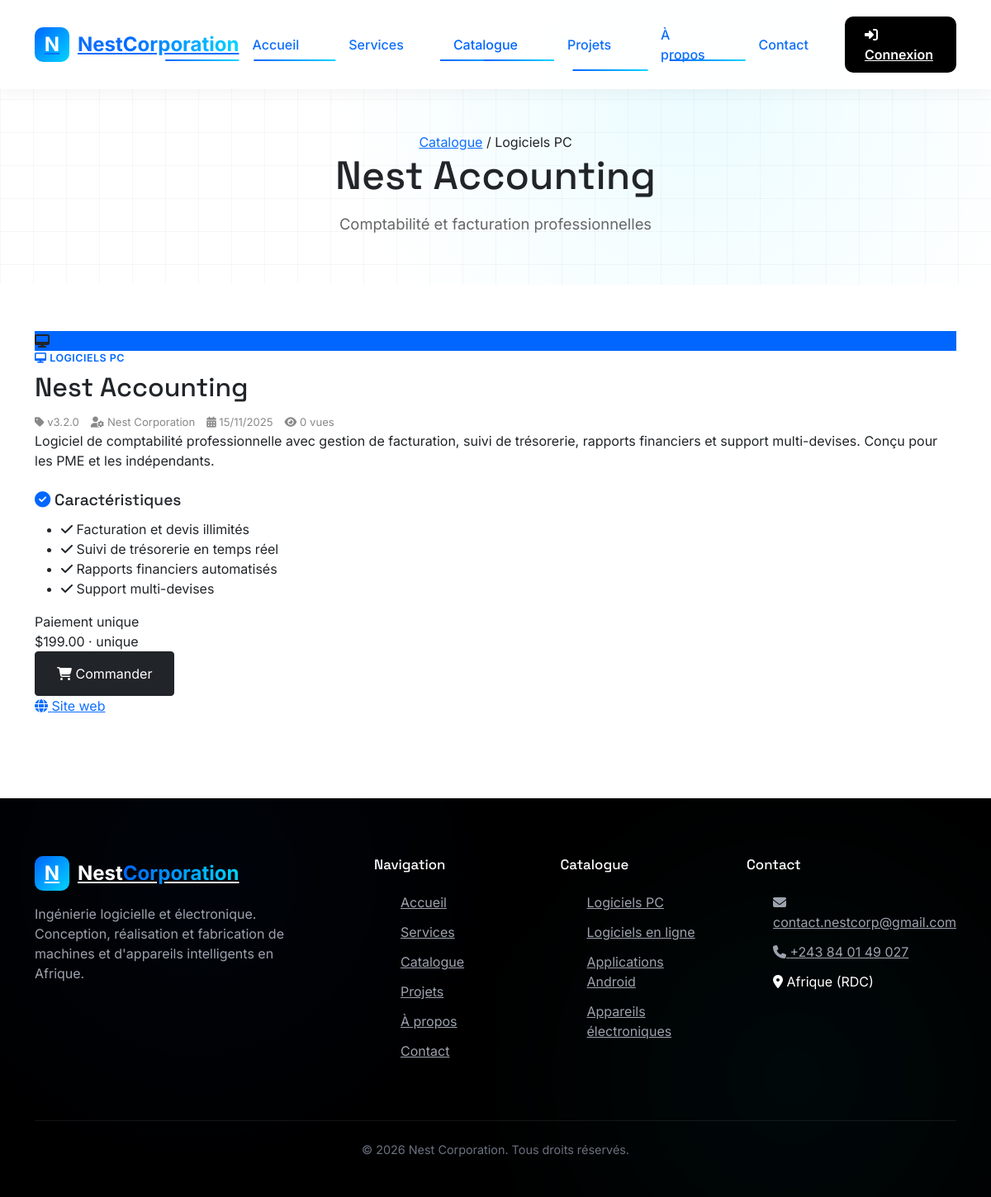
The page /index.php?page=product&id=1 on the database its author committed.
### tables this page shows
CREATE TABLE `products` (
    `id` INT AUTO_INCREMENT PRIMARY KEY,
    `name` VARCHAR(200) NOT NULL,
    `slug` VARCHAR(200) NOT NULL UNIQUE,
    `description` TEXT NOT NULL,
    `short_description` VARCHAR(300) DEFAULT NULL,

     
    `category_id` INT NOT NULL,

     
    `pricing_type` ENUM('free','one_time','subscription') NOT NULL DEFAULT 'one_time',
    `price` DECIMAL(10,2) NOT NULL DEFAULT 0.00,
    `subscription_period` ENUM('monthly','yearly') NULL,
    `trial_days` INT DEFAULT 0,

     
    `version` VARCHAR(50) DEFAULT '1.0.0',
    `developer` VARCHAR(100) DEFAULT 'Nest Corporation',

     
    `website_url` VARCHAR(255) DEFAULT NULL,
    `documentation_url` VARCHAR(255) DEFAULT NULL,
    `play_store_url` VARCHAR(255) DEFAULT NULL,
    `app_store_url` VARCHAR(255) DEFAULT NULL,

     
    `icon_path` VARCHAR(255) DEFAULT NULL,
    `image_path` VARCHAR(255) DEFAULT NULL,
    `file_path` VARCHAR(255) DEFAULT NULL,
    `file_size` BIGINT(20) DEFAULT 0,

     
    `parent_id` INT DEFAULT NULL,
    `link_type` ENUM('control_software','accessory') NULL,

     
    `is_featured` TINYINT(1) DEFAULT 0,
    `is_active` TINYINT(1) DEFAULT 1,

     
    `download_count` INT DEFAULT 0,
    `view_count` INT DEFAULT 0,

     
    `release_date` DATE DEFAULT NULL,
    `created_at` TIMESTAMP DEFAULT CURRENT_TIMESTAMP,
    `updated_at` TIMESTAMP DEFAULT CURRENT_TIMESTAMP ON UPDATE CURRENT_TIMESTAMP,

     
    FOREIGN KEY (`category_id`) REFERENCES `categories` (`id`),
    FOREIGN KEY (`parent_id`) REFERENCES `products` (`id`) ON DELETE SET NULL,

     
    INDEX `idx_category` (`category_id`),
    INDEX `idx_pricing` (`pricing_type`),
    INDEX `idx_parent` (`parent_id`),
    INDEX `idx_featured` (`is_featured`),
    INDEX `idx_active` (`is_active`)
);

CREATE TABLE `categories` (
    `id` INT AUTO_INCREMENT PRIMARY KEY,
    `name` VARCHAR(100) NOT NULL,
    `slug` VARCHAR(100) NOT NULL UNIQUE,
    `description` TEXT DEFAULT NULL,
    `icon` VARCHAR(50) DEFAULT NULL,
    `color` VARCHAR(7) DEFAULT '#0066FF',
    `is_active` TINYINT(1) DEFAULT 1,
    `display_order` INT DEFAULT 0,
    `created_at` TIMESTAMP DEFAULT CURRENT_TIMESTAMP,

     
    INDEX `idx_slug` (`slug`)
);

### app/core/helpers.php (called while the page is built, shortened)
<?php
function url($page = 'home', $params = []) {
    $queryString = http_build_query(array_merge(['page' => $page], $params));
    return "/nest/index.php?" . $queryString;
}
function e($value) {
    return htmlspecialchars((string)$value, ENT_QUOTES, 'UTF-8');
}
function formatPriceLabel($product) {
    $type = $product['pricing_type'] ?? 'one_time';
    return APP_CURRENCY_SYMBOL . number_format((float)($product['price'] ?? 0), 2) . ' · unique';
}
function categoryIcon($categorySlug) {
    switch ($categorySlug) {
        default: return 'fa-desktop';
    }
}

### app/models/Product.php (called while the page is built, shortened)
<?php
class Product {
    public static function find($id) {
        $db = Database::getConnection();
        $stmt = $db->prepare("SELECT p.*, c.name as category_name, c.slug as category_slug, c.icon as category_icon, c.color as category_color
                              FROM products p JOIN categories c ON c.id = p.category_id WHERE p.id = ?");
        $stmt->execute([$id]);
        return $stmt->fetch();
    }
    public static function features($productId) {
        $db = Database::getConnection();
        $stmt = $db->prepare("SELECT feature_text FROM product_features WHERE product_id = ? ORDER BY display_order ASC");
        $stmt->execute([$productId]);
        return array_column($stmt->fetchAll(), 'feature_text');
    }
}

### app/views/pages/product.php (the view, shortened to what this page needs)
<?php
$pricingLabel = $product['pricing_type'] === PRICING_FREE ? 'Gratuit' : ($product['pricing_type'] === PRICING_SUBSCRIPTION ? 'Abonnement' : 'Paiement unique');
include __DIR__ . '/../partials/header.php';
?>
<section class="page-hero" style="padding-bottom:60px;">
    <div class="container">
        <nav class="breadcrumb-nav">
            <a href="<?php echo url('catalog'); ?>">Catalogue</a>
            <span>/</span>
            <span><?php echo e($product['category_name'] ?? 'Produit'); ?></span>
        </nav>
        <h1><?php echo e($product['name']); ?></h1>
        <p style="max-width:720px;"><?php echo e($product['short_description'] ?: mb_substr($product['description'], 0, 140) . '…'); ?></p>
    </div>
</section>
<section class="section" style="padding-top:56px;">
    <div class="container">
        <div class="product-detail-grid">
            <div class="animate-on-scroll">
                <?php if (!empty($product['image_path'])): ?>
                    <img src="<?php echo UPLOADS_URL . e($product['image_path']); ?>"
                         alt="<?php echo e($product['name']); ?>" class="product-image">
                <?php else: ?>
                    <div class="product-visual" style="background: <?php echo e($product['category_color'] ?? '#0066ff'); ?>;">
                        <i class="fas <?php echo e(categoryIcon($product['category_slug'] ?? '')); ?>"></i>
                    </div>
                <?php endif; ?>
            </div>
            <div class="animate-on-scroll" style="animation-delay:0.1s">
                <div class="product-category">
                    <i class="fas <?php echo e(categoryIcon($product['category_slug'] ?? '')); ?>"></i>
                    <?php echo e($product['category_name'] ?? ''); ?>
                </div>
                <h2><?php echo e($product['name']); ?></h2>
                <div class="product-meta">
                    <span><i class="fas fa-tag"></i> v<?php echo e($product['version']); ?></span>
                    <?php if (!empty($product['developer'])): ?>
                        <span><i class="fas fa-user-cog"></i> <?php echo e($product['developer']); ?></span>
                    <?php endif; ?>
                    <?php if (!empty($product['release_date'])): ?>
                        <span><i class="fas fa-calendar-alt"></i> <?php echo date('d/m/Y', strtotime($product['release_date'])); ?></span>
                    <?php endif; ?>
                    <span><i class="fas fa-eye"></i> <?php echo (int)$product['view_count']; ?> vues</span>
                </div>
                <p class="product-detail-desc"><?php echo nl2br(e($product['description'])); ?></p>
                <?php if (!empty($product['features'])): ?>
                    <h3 style="font-size:1.2rem; margin:24px 0 12px;"><i class="fas fa-check-circle" style="color:var(--primary-blue);"></i> Caractéristiques</h3>
                    <ul class="feature-list">
                        <?php foreach ($product['features'] as $feature): ?>
                            <li><i class="fas fa-check"></i> <?php echo e($feature); ?></li>
                        <?php endforeach; ?>
                    </ul>
                <?php endif; ?>
                <div class="price-box">
                    <div>
                        <span class="price-label"><?php echo $pricingLabel; ?></span>
                        <div class="price-main"><?php echo e(formatPriceLabel($product)); ?></div>
                    </div>
                    <div class="product-actions">
                        <button class="btn btn-dark" style="padding:14px 26px; font-size:1rem;"
                                data-order-btn
                                data-product-id="<?php echo $product['id']; ?>"
                                data-product-name="<?php echo e($product['name']); ?>"
                                data-pricing="<?php echo e($product['pricing_type']); ?>">
                            <?php if ($product['pricing_type'] === PRICING_FREE): ?>
                                <i class="fas fa-download"></i> Télécharger gratuitement
                            <?php else: ?>
                                <i class="fas fa-shopping-cart"></i> Commander
                            <?php endif; ?>
                        </button>
                    </div>
                </div>
                <?php if (!empty($product['website_url']) || !empty($product['documentation_url']) || !empty($product['play_store_url']) || !empty($product['app_store_url'])): ?>
                    <div class="store-links">
                        <?php if (!empty($product['website_url'])): ?>
                            <a href="<?php echo e($product['website_url']); ?>" target="_blank" rel="noopener" class="store-link">
                                <i class="fas fa-globe"></i> Site web
                            </a>
                        <?php endif; ?>
                    </div>
                <?php endif; ?>
            </div>
        </div>
    </div>
</section>
<?php include __DIR__ . '/../partials/footer.php'; ?>

### public/css/theme.css (style rules this page uses)
:root { --primary-blue: #0066FF; --primary-turquoise: #00D4FF; --dark-blue: #0052CC; --light-turquoise: #80EAFF; --black: #000000; --dark-gray: #1A1A1A; --light-gray: #F5F5F5; --white: #ffffff; --success: #00d664; --danger: #ff4757; --warning: #ff9500; --radius: 14px; --shadow: 0 10px 40px rgba(0, 0, 0, 0.06); }
* { font-family: 'Inter', sans-serif; box-sizing: border-box; margin: 0; padding: 0; }
body { font-family: 'Inter', sans-serif; color: #1a1a1a; background: #ffffff; line-height: 1.6; overflow-x: hidden; }
h1, h2, h3, h4, h5, .font-display { font-family: 'Space Grotesk', sans-serif; }
a { text-decoration: none; color: inherit; }
.container { width: 100%; max-width: 1200px; margin: 0 auto; padding: 0 24px; }
.animate-on-scroll { opacity: 0; transform: translateY(30px); transition: all 0.8s ease-out; }
.animate-on-scroll.visible { opacity: 1; transform: translateY(0); }
.btn { display: inline-flex; align-items: center; gap: 10px; padding: 14px 32px; border-radius: 12px; font-weight: 600; font-size: 1rem; border: none; cursor: pointer; transition: all 0.3s; }
.btn-dark { background: var(--black); color: #fff; }
.section { padding: 100px 0; }
.product-category { font-size: 0.78rem; font-weight: 600; text-transform: uppercase; letter-spacing: 0.5px; color: var(--primary-blue); margin-bottom: 6px; }
.product-meta { display: flex; align-items: center; gap: 14px; margin-top: 14px; font-size: 0.82rem; color: #888; }
.product-actions { display: flex; gap: 14px; flex-wrap: wrap; }
.page-hero { padding: 160px 0 80px; text-align: center; background-image: linear-gradient(to right, rgba(0, 0, 0, 0.03) 1px, transparent 1px), linear-gradient(to bottom, rgba(0, 0, 0, 0.03) 1px, transparent 1px); background-size: 40px 40px; position: relative; overflow: hidden; }
.page-hero::after { content: ''; position: absolute; inset: 0; background: radial-gradient(circle at 70% 30%, rgba(0, 212, 255, 0.08) 0%, transparent 50%); }
.page-hero .container { position: relative; z-index: 2; }
.page-hero h1 { font-size: 3rem; margin-bottom: 16px; }
.page-hero p { color: #666; font-size: 1.15rem; max-width: 640px; margin: 0 auto; }

### rows shown on the page
products: category.name "Logiciels PC", name "Nest Accounting", short_description "Comptabilité et facturation professionnelles", category.name "LOGICIELS PC", version "3.2.0", developer "Nest Corporation", release_date "15/11/2025", view_count "0", description "Logiciel de comptabilité professionnelle avec gestion de facturation, suivi de trésorerie, rapports financiers et support multi-devises. Conçu pour les PME et les indépendants.", pricing_type "Paiement unique", price "$199.00 · unique"

### other values the page prints
$feature "Facturation et devis illimités"
$feature "Suivi de trésorerie en temps réel"
$feature "Rapports financiers automatisés"
$feature "Support multi-devises"
APP_EMAIL "contact.nestcorp@gmail.com"
APP_PHONE "+243 84 01 49 027"
APP_LOCATION "Afrique (RDC)"
APP_NAME "Nest"
